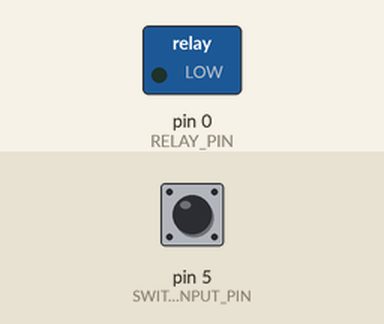
Recording of a sketch running on a simulated Arduino Uno, built with avr-gcc and run on an emulated ATmega328P. Parts: switched loads named in the sketch (green lamp = pin HIGH). The inputs (shaded band) are chosen by the test bench; at power-on: pin 5 (SWITCH_INPUT_PIN) HIGH.

Above: at 1.2 s.
1.3 s: pin 5 (SWITCH_INPUT_PIN) pulled LOW for 0.15 s
At 2.1 s:
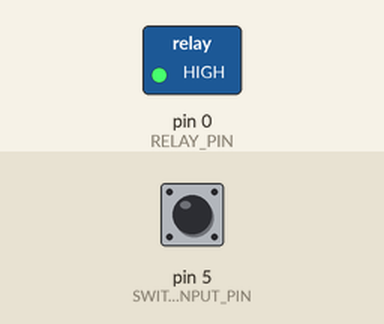
3.0 s: pin 5 (SWITCH_INPUT_PIN) pulled LOW for 1 s
At 4.7 s:
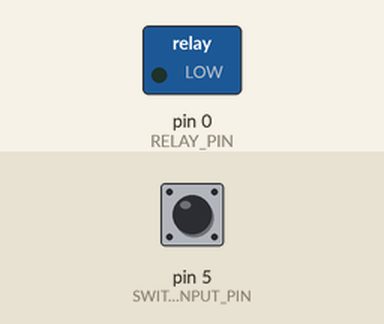
5.5 s: pin 5 (SWITCH_INPUT_PIN) pulled LOW for 3.2 s
At 9.5 s:
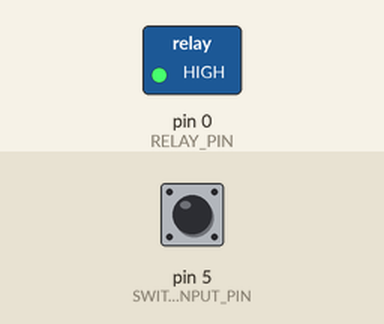
Timing chart, 0 to 26.8 s (numbered marks = the images above; inputs shaded):
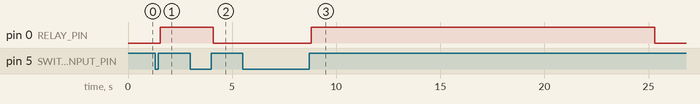

Measured:
- after the input at 1.3 s, pin 0 (RELAY_PIN): LOW → HIGH after 0.25 s
- after the input at 3.0 s, pin 0 (RELAY_PIN): HIGH → LOW after 1.1 s
- after the input at 5.5 s, pin 0 (RELAY_PIN): LOW → HIGH after 3.3 s, → LOW 16.5 s later

The sketch:

grinder.ino
```cpp
#include <ButtonDebounce.h>

// D1 am Board ist GPIO5 im Code
#define SWITCH_INPUT_PIN 5

// #define SERIAL_PRINT

#define INITIAL_GRIND_TIME 16500

#define RELAY_PIN 0
#define LED_OUT_PIN 0

unsigned int grind_start_millis = 0;

unsigned int grind_time = INITIAL_GRIND_TIME;

unsigned int start_timer = 0;
unsigned int stop_timer = 0;
unsigned int timer_running = 0;

ButtonDebounce button(SWITCH_INPUT_PIN, 100);

void setup() {
  button.setCallback(handle_current_switch_state);

  pinMode(LED_OUT_PIN, OUTPUT);
  pinMode(RELAY_PIN, OUTPUT);
  pinMode(SWITCH_INPUT_PIN, INPUT);

#ifdef SERIAL_PRINT
  Serial.begin(9600);
  Serial.println("Give me coffee!");
#endif
}

void handle_current_switch_state(const int state) {
#ifdef SERIAL_PRINT
  Serial.println("Changed: " + String(state));
  Serial.println("timer_running: " + String(timer_running));
  Serial.println("start_timer: " + String(start_timer));
  Serial.println("stop_timer: " + String(stop_timer));
#endif

  if (state == 1) {
    // button is pressed
    if (timer_running == 0) {
      // timer is not running, start it
      start_timer = 1;
      stop_timer = 0;
    } else {
      // timer is not running, stop it
      stop_timer = 1;
      start_timer = 0;
    }
  }
}

void loop() {
  button.update();

  // perform actions according to state variables set above
  if (timer_running == 0 && start_timer == 0 && stop_timer == 0) {
    // do nothing, turn off relay
    digitalWrite(RELAY_PIN, LOW);
  } else if (timer_running == 0 && start_timer == 1 && stop_timer == 0) {
    // start the timer
    grind_start_millis = millis();
    timer_running = 1;
    // start the grinder
    digitalWrite(RELAY_PIN, HIGH);
    // reset start_timer variable
    start_timer = 0;

#ifdef SERIAL_PRINT
    Serial.println("turn on timer");
#endif
  } else if (timer_running == 1 && start_timer == 0 && stop_timer == 0) {
    // normal timer operation after grinder has been switched on
    if ((millis() - grind_start_millis) > grind_time) {
      // the timer ran through, turn off the relay, start from the top
      digitalWrite(RELAY_PIN, LOW);
      timer_running = 0;

#ifdef SERIAL_PRINT
      Serial.println("Timer finished");
      Serial.println(grind_start_millis);
      Serial.println(grind_time);
#endif
    } else {
      // not really needed here
      timer_running = 1;
    }
  } else if (timer_running == 1 && start_timer == 0 && stop_timer == 1) {
    // timer stop was called by the user
    grind_start_millis = 0;

    // reset commands and status
    timer_running = 0;
    stop_timer = 0;
    start_timer = 0;

    // turn off the grinder
    digitalWrite(RELAY_PIN, LOW);

#ifdef SERIAL_PRINT
    Serial.println("Timer stopped by user");
#endif
  } else {
#ifdef SERIAL_PRINT
    Serial.println("error");
#endif
  }
}
```
